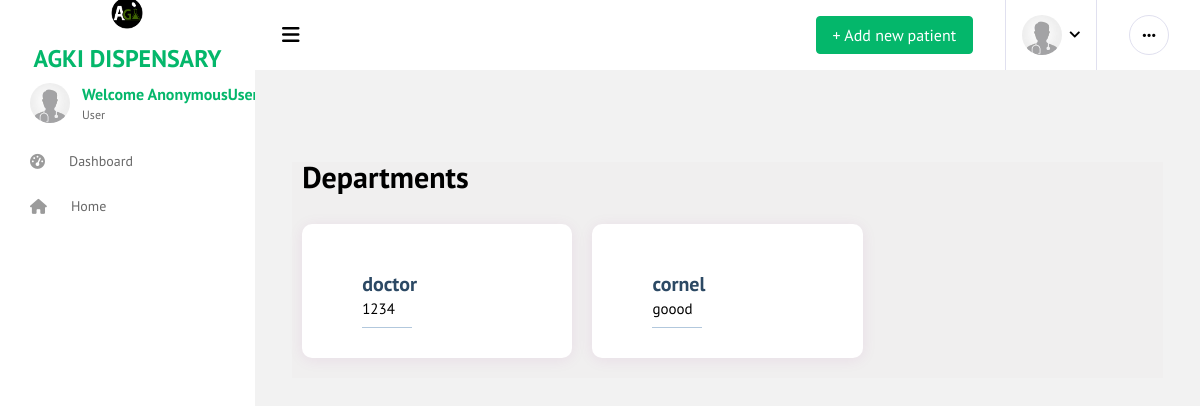
Page /department/ on the committed database.
### app/models.py (models this page shows)
class Department(models.Model):
    name = models.CharField(max_length=20)
    descrption = models.CharField(max_length=20)

### app/views.py (the view)
# urls.py: path('department/', views.department,name='department'),
def department(request):
    x = Department.objects.all()
    context = {
        'x':x,
    }
    return render(request,'app/department.html',context)

### app/templates/app/department.html (shortened to what this page needs)
{% extends 'app/base2.html' %}
{% block content %}
{% load static %}
<div class="container mt-5">
       <br>
    <section id="doctors" class="doctors">
      <div class="container">
        <div class="section-title">
          <h3>Departments</h3>
          </div>
        <div class="row">
            {% for i in x %}
          <div class="col-lg-4 mt-4">
            <div class="member d-flex align-items-start" style="border-color: #2c4964; background-color: white;">
              <div class="member-info">
                <br>
                <h4>{{i.name}}</h4>
                <span>{{i.descrption}}</span>
              </div>
            </div>
          </div>
          {% endfor %}
        </div>
        <br>
      </div>
    </section>
</div>
{% endblock %}

### app/templates/app/department.html (style rules this page uses)
.doctors { background: rgba(111, 82, 82, 0.016); }
.doctors .member { position: relative; box-shadow: 0px 2px 15px rgba(150, 31, 136, 0.08); padding: 30px; border-radius: 10px; }
.doctors .member .member-info { padding-left: 30px; }
.doctors .member h4 { font-weight: 700; margin-bottom: 5px; font-size: 20px; color: #2c4964; }
.doctors .member span { display: block; font-size: 15px; padding-bottom: 10px; position: relative; font-weight: 500; }
.doctors .member span::after { content: ""; position: absolute; display: block; width: 50px; height: 1px; background: #b2c8dd; bottom: 0; left: 0; }

### rows in the picture
Department: name "doctor", descrption "1234"
Department: name "cornel", descrption "goood"
